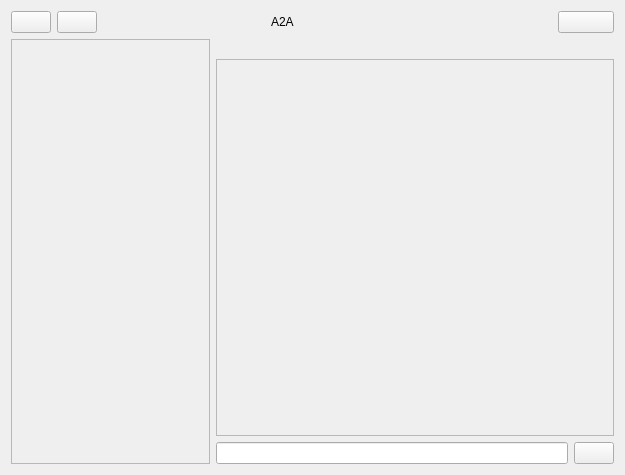
<?xml version="1.0" encoding="UTF-8"?>
<ui version="4.0">
 <class>Form</class>
 <widget class="QWidget" name="Form">
  <property name="geometry">
   <rect>
    <x>0</x>
    <y>0</y>
    <width>625</width>
    <height>475</height>
   </rect>
  </property>
  <property name="windowTitle">
   <string>Form</string>
  </property>
  <property name="styleSheet">
   <string notr="true">QWidget#Form {
    background: qlineargradient(x1:0, y1:0, x2:1, y2:1, 
                stop:0 #f5f7fa, stop:1 #e4ebf5);
}
</string>
  </property>
  <layout class="QVBoxLayout" name="verticalLayout_3">
   <item>
    <layout class="QVBoxLayout" name="verticalLayout_2">
     <item>
      <layout class="QHBoxLayout" name="horizontalLayout_4" stretch="1,3,1,4,1">
       <item>
        <layout class="QHBoxLayout" name="horizontalLayout_3">
         <item>
          <widget class="QPushButton" name="createChat">
           <property name="text">
            <string/>
           </property>
           <property name="icon">
            <iconset>
             <normaloff>../photo/plus-math.jpg</normaloff>../photo/plus-math.jpg</iconset>
           </property>
           <property name="iconSize">
            <size>
             <width>24</width>
             <height>24</height>
            </size>
           </property>
          </widget>
         </item>
         <item>
          <widget class="QPushButton" name="serch">
           <property name="text">
            <string/>
           </property>
           <property name="icon">
            <iconset>
             <normaloff>../photo/лупа.jpg</normaloff>../photo/лупа.jpg</iconset>
           </property>
           <property name="iconSize">
            <size>
             <width>15</width>
             <height>15</height>
            </size>
           </property>
          </widget>
         </item>
        </layout>
       </item>
       <item>
        <spacer name="horizontalSpacer">
         <property name="orientation">
          <enum>Qt::Orientation::Horizontal</enum>
         </property>
         <property name="sizeHint" stdset="0">
          <size>
           <width>0</width>
           <height>0</height>
          </size>
         </property>
        </spacer>
       </item>
       <item>
        <widget class="QLabel" name="label">
         <property name="text">
          <string>A2A</string>
         </property>
        </widget>
       </item>
       <item>
        <spacer name="horizontalSpacer_2">
         <property name="orientation">
          <enum>Qt::Orientation::Horizontal</enum>
         </property>
         <property name="sizeHint" stdset="0">
          <size>
           <width>40</width>
           <height>20</height>
          </size>
         </property>
        </spacer>
       </item>
       <item>
        <widget class="QPushButton" name="settings">
         <property name="text">
          <string/>
         </property>
         <property name="icon">
          <iconset>
           <normaloff>../photo/настройки.png</normaloff>../photo/настройки.png</iconset>
         </property>
         <property name="iconSize">
          <size>
           <width>35</width>
           <height>20</height>
          </size>
         </property>
        </widget>
       </item>
      </layout>
     </item>
     <item>
      <layout class="QHBoxLayout" name="horizontalLayout_2" stretch="4,8">
       <item>
        <widget class="QScrollArea" name="chats">
         <property name="widgetResizable">
          <bool>true</bool>
         </property>
         <widget class="QWidget" name="scrollAreaWidgetContents">
          <property name="geometry">
           <rect>
            <x>0</x>
            <y>0</y>
            <width>195</width>
            <height>405</height>
           </rect>
          </property>
          <layout class="QVBoxLayout" name="verticalLayout_4">
           <item>
            <spacer name="verticalSpacer">
             <property name="orientation">
              <enum>Qt::Orientation::Vertical</enum>
             </property>
             <property name="sizeHint" stdset="0">
              <size>
               <width>20</width>
               <height>40</height>
              </size>
             </property>
            </spacer>
           </item>
          </layout>
         </widget>
        </widget>
       </item>
       <item>
        <layout class="QVBoxLayout" name="verticalLayout">
         <item>
          <widget class="QLabel" name="username_label">
           <property name="text">
            <string/>
           </property>
          </widget>
         </item>
         <item>
          <widget class="QScrollArea" name="chat_now">
           <property name="widgetResizable">
            <bool>true</bool>
           </property>
           <widget class="QWidget" name="scrollAreaWidgetContents_2">
            <property name="geometry">
             <rect>
              <x>0</x>
              <y>0</y>
              <width>392</width>
              <height>347</height>
             </rect>
            </property>
            <layout class="QVBoxLayout" name="verticalLayout_5">
             <item>
              <spacer name="verticalSpacer_2">
               <property name="orientation">
                <enum>Qt::Orientation::Vertical</enum>
               </property>
               <property name="sizeHint" stdset="0">
                <size>
                 <width>20</width>
                 <height>318</height>
                </size>
               </property>
              </spacer>
             </item>
             <item>
              <layout class="QHBoxLayout" name="horizontalLayout_5"/>
             </item>
            </layout>
           </widget>
          </widget>
         </item>
         <item>
          <layout class="QHBoxLayout" name="horizontalLayout" stretch="10,1">
           <item>
            <widget class="QLineEdit" name="message"/>
           </item>
           <item>
            <widget class="QPushButton" name="run">
             <property name="text">
              <string/>
             </property>
             <property name="icon">
              <iconset>
               <normaloff>../photo/sent.jpg</normaloff>../photo/sent.jpg</iconset>
             </property>
            </widget>
           </item>
          </layout>
         </item>
        </layout>
       </item>
      </layout>
     </item>
    </layout>
   </item>
  </layout>
 </widget>
 <resources/>
 <connections/>
</ui>
